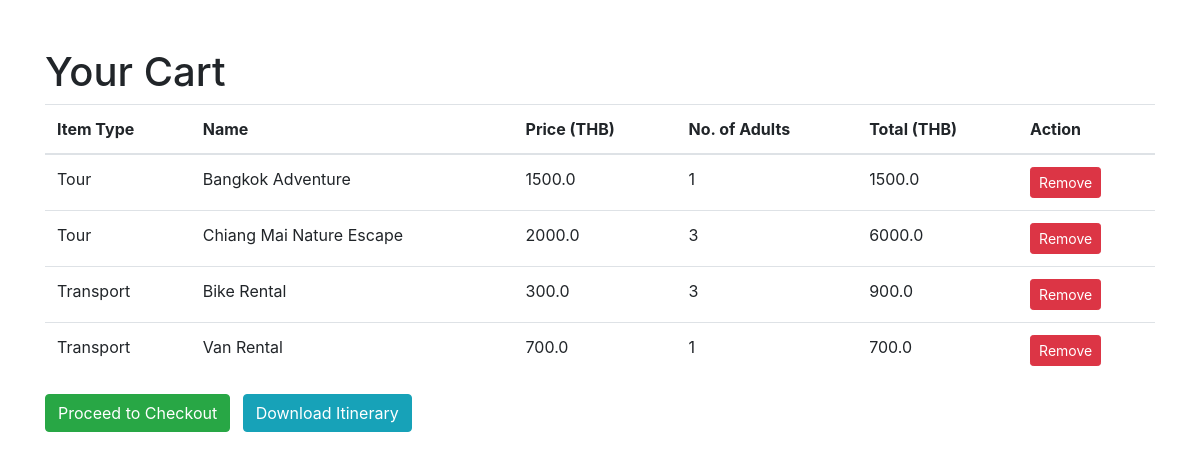
Page /cart (signed in) on the committed database.
### models.py (models this page shows)
class Tour(Base):
    __tablename__ = "tours"
    id = Column(Integer, primary_key=True, index=True)
    name = Column(String, unique=True, index=True, nullable=False)
    description = Column(String, nullable=False)
    price_A = Column(Float, nullable=False)
    price_B = Column(Float, nullable=False)
    price_C = Column(Float, nullable=False)
    image_url = Column(String, nullable=True)

class Transport(Base):
    __tablename__ = "transports"
    id = Column(Integer, primary_key=True, index=True)
    name = Column(String, unique=True, index=True, nullable=False)
    description = Column(String, nullable=False)
    price_A = Column(Float, nullable=False)
    price_B = Column(Float, nullable=False)
    price_C = Column(Float, nullable=False)
    image_url = Column(String, nullable=True)

### routers/cart.py (the view)
@router.get("/cart")
def view_cart(request: Request, db: Session = Depends(get_db), current_user: Optional[User] = Depends(get_current_user)):
    if not current_user:
        raise HTTPException(status_code=401, detail="Not authenticated")
    cart = db.query(Cart).filter(Cart.user_id == current_user.id).first()
    cart_items = []
    if cart:
        for item in cart.items:
            if item.tour:
                price = item.tour.price_A if current_user.role == "A" else \
                        item.tour.price_B if current_user.role == "B" else \
                        item.tour.price_C
                cart_items.append({
                    "id": item.id,
                    "type": "Tour",
                    "name": item.tour.name,
                    "description": item.tour.description,
                    "price": price,
                    "quantity": item.quantity,
                    "total": price * item.quantity
                })
            elif item.transport:
                price = item.transport.price_A if current_user.role == "A" else \
                        item.transport.price_B if current_user.role == "B" else \
                        item.transport.price_C
                cart_items.append({
                    "id": item.id,
                    "type": "Transport",
                    "name": item.transport.name,
                    "price": price,
                    "quantity": item.quantity,
                    "total": price * item.quantity
                })
    return templates.TemplateResponse("cart.html", {"request": request, "cart_items": cart_items, "user": current_user})

### templates/cart.html (shortened to what this page needs)
<!DOCTYPE html>
<html lang="en">
<head>
    <link rel="stylesheet" href="https://stackpath.bootstrapcdn.com/bootstrap/4.5.2/css/bootstrap.min.css">
</head>
<body>
    <div class="container my-5">
        <h1>Your Cart</h1>
        {% if cart_items %}
            <table class="table">
                <thead>
                    <tr>
                        <th>Item Type</th>
                        <th>Name</th>
                        <th>Price (THB)</th>
                        <th>No. of Adults</th>
                        <th>Total (THB)</th>
                        <th>Action</th>
                    </tr>
                </thead>
                <tbody>
                    {% for item in cart_items %}
                    <tr>
                        <td>{{ item.type }}</td>
                        <td>{{ item.name }}</td>
                        <td>{{ item.price }}</td>
                        <td>{{ item.quantity }}</td>
                        <td>{{ item.total }}</td>
                        <td>
                            <form action="/cart/remove" method="post">
                                <button type="submit" class="btn btn-danger btn-sm">Remove</button>
                            </form>
                        </td>
                    </tr>
                    {% endfor %}
                </tbody>
            </table>
            <a href="/checkout" class="btn btn-success">Proceed to Checkout</a>
            <a href="/cart/download_itinerary" class="btn btn-info ml-2">Download Itinerary</a>
        {% else %}
            <p>Your cart is empty.</p>
        {% endif %}
    </div>
</body>
</html>

### rows in the picture
Tour: type "Tour", name "Bangkok Adventure", price "1500.0", quantity "1", total "1500.0"
Tour: type "Tour", name "Chiang Mai Nature Escape", price "2000.0", quantity "3", total "6000.0"
Transport: type "Transport", name "Bike Rental", price "300.0", quantity "3", total "900.0"
Transport: type "Transport", name "Van Rental", price "700.0", quantity "1", total "700.0"
